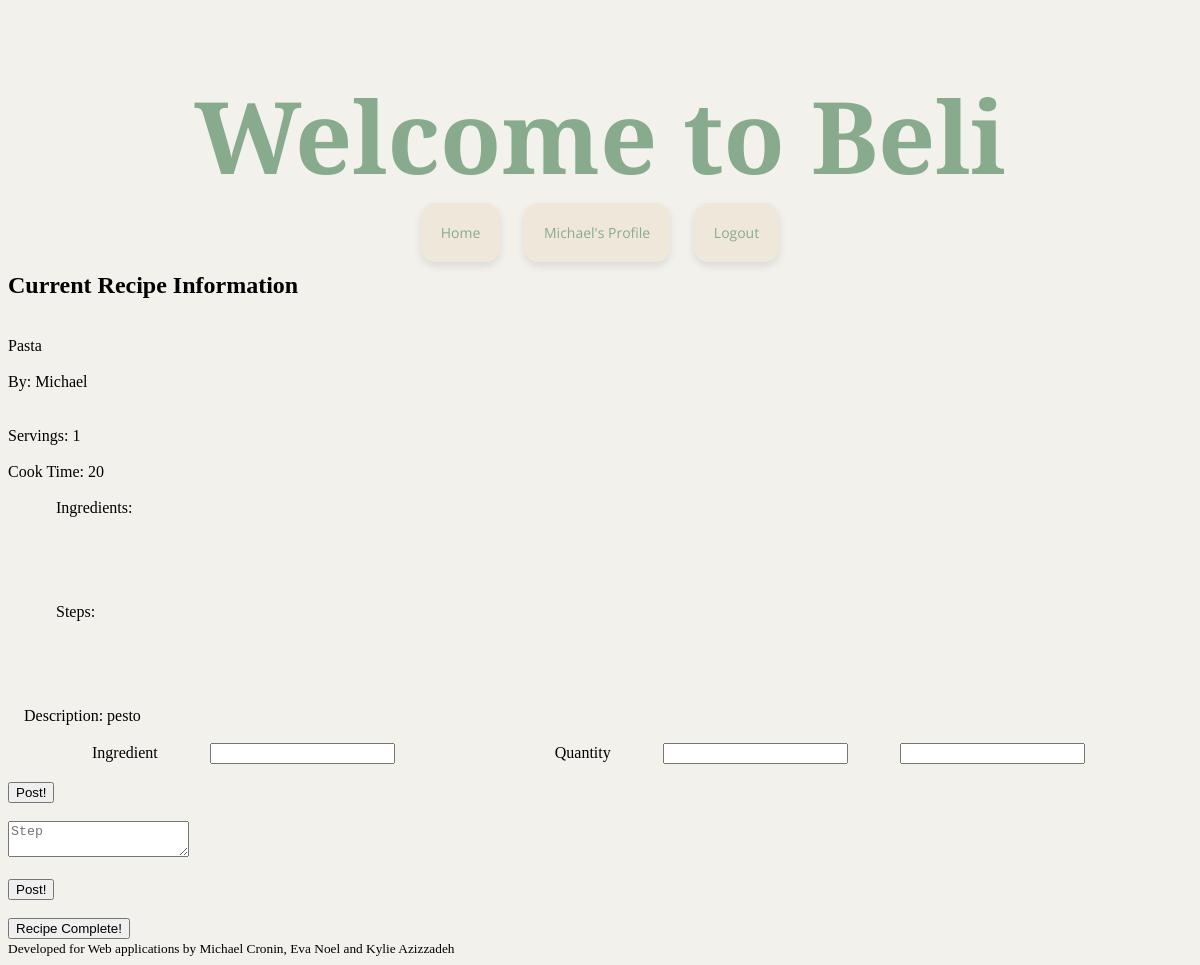
/recipe_creation/1 (signed in), run on an earlier commit of the app's database.
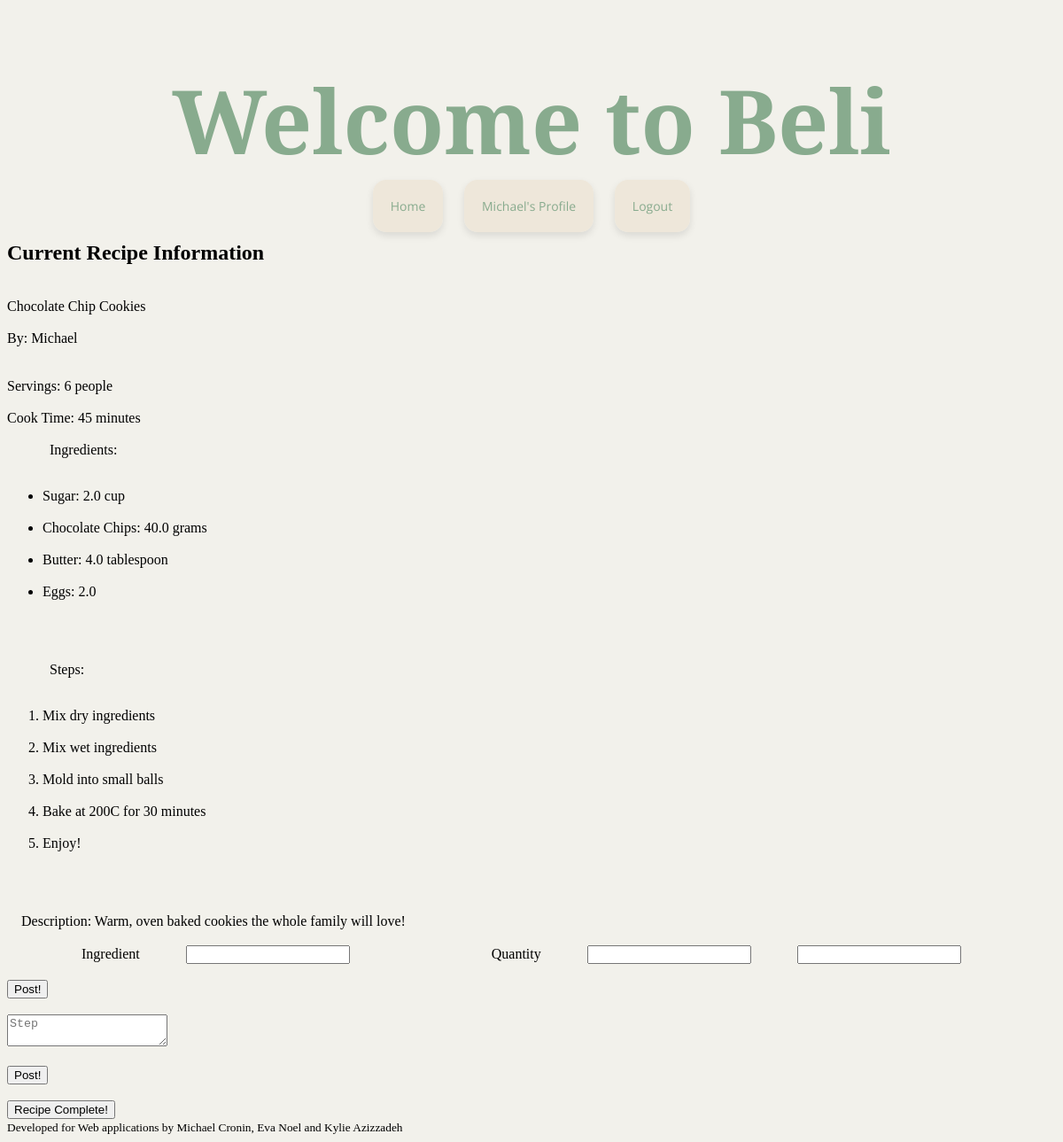
And on a later commit of the database.
### beli/model.py (models this page shows)
class Recipe(db.Model):
    id = db.Column(db.Integer, primary_key=True)
    title = db.Column(db.String(512), nullable=False)
    description = db.Column(db.Text, nullable=False)
    servings = db.Column(db.Integer, nullable=False)
    cook_time = db.Column(db.Integer, nullable=False)
    user_id = db.Column(db.Integer, db.ForeignKey('user.id'), nullable=False)
    complete = db.Column(db.Boolean, nullable=False)
    user = db.relationship('User', back_populates='recipes')
    quantified_ingredients = db.relationship('QuantifiedIngredient', back_populates='recipe')
    steps = db.relationship('Step', back_populates='recipe')
    ratings = db.relationship('Rating', back_populates='recipe')
    bookmarks = db.relationship('Bookmark', back_populates='recipe')
    photos = db.relationship('Photo', back_populates='recipe')

class QuantifiedIngredient(db.Model):
    id = db.Column(db.Integer, primary_key=True)
    amount = db.Column(db.Float, nullable=False)
    unit = db.Column(db.String(64), nullable=False)
    ingredient_id = db.Column(db.Integer, db.ForeignKey('ingredient.id'), nullable=False)
    ingredient = db.relationship('Ingredient', back_populates='quantified_ingredients')
    recipe_id = db.Column(db.Integer, db.ForeignKey('recipe.id'), nullable=False)
    recipe = db.relationship('Recipe', back_populates='quantified_ingredients')

class Ingredient(db.Model):
    id = db.Column(db.Integer, primary_key=True)
    name = db.Column(db.String(512), nullable=False)
    quantified_ingredients = db.relationship('QuantifiedIngredient', back_populates='ingredient')

class Step(db.Model):
    id = db.Column(db.Integer, primary_key=True)
    description = db.Column(db.Text, nullable=False)
    order = db.Column(db.Integer, nullable=False)
    recipe_id = db.Column(db.Integer, db.ForeignKey('recipe.id'), nullable=False)
    recipe = db.relationship('Recipe', back_populates='steps')

### beli/main.py (the view)
@bp.route("/recipe_creation/<int:recipe_id>", methods=['GET'])
@flask_login.login_required
def recipe_creation(recipe_id):
    recipe = db.get_or_404(model.Recipe, recipe_id)
    query = db.select(model.Ingredient)
    ingredients = db.session.execute(query).scalars().all()
    query2 = db.select(model.Step).where((model.Step.recipe_id == recipe_id)).order_by(model.Step.order)
    steps = db.session.execute(query2).scalars().all()
    return render_template("main/recipe_creation.html", recipe = recipe, ingredients = ingredients, steps = steps)

### beli/__init__.py (called while the page is built)
def create_app(test_config=None):
    app = Flask(__name__)
    app.config["SECRET_KEY"] = "93220d9b340cf9a6c39bac99cce7daf220167498f91fa"
    from . import main
    from . import auth
    app.config["SQLALCHEMY_DATABASE_URI"] = "sqlite:///microblog.db"
    db.init_app(app)
    login_manager = LoginManager()
    login_manager.login_view = 'auth.login'
    login_manager.init_app(app)
    from . import model
    @login_manager.user_loader
    def load_user(user_id):
        return db.session.get(model.User, int(user_id))
    app.register_blueprint(main.bp)
    app.register_blueprint(auth.bp)
    return app

### beli/templates/main/recipe_creation.html (shortened to what this page needs)
{% extends 'base.html' %}
{% block create %}
<h2>Current Recipe Information</h2>
<div class="message">
    <span>
        <div class="title">{{ recipe.title }}</div>
        <div class="author">By: {{ recipe.user.name }}</a>
        </div>
    </span>
    <div class="metadata">
        <div class="servings">Servings: {{ recipe.servings }}</div>
        <div class="cooktime">Cook Time: {{ recipe.cook_time }}</div>
        <div class="ingredients">
            Ingredients:
            <ul>
                {% for qi in recipe.quantified_ingredients %}
                    <li>{{ qi.ingredient.name }}: {{ qi.amount }} {{ qi.unit }}</li>
                {% endfor %}
            </ul>
        </div>
        <div class="steps">
            Steps:
            <ol>
                {% for step in steps %}
                    <li>{{ step.description }}</li>
                {% endfor %}
            </ol>
        </div>
    </div>
    <span class="description">Description: {{ recipe.description }}</span>
</div>
<form action="{{ url_for('main.new_ingredient', recipe_id = recipe.id) }}" method="post">
    <div>
        <label>
            Ingredient
            <input type = "text" name = "ingredient" list = "ingredients">
        </label>
        <label>
            Quantity
            <input type = "text" name = "amount">
            <input type = "text" name = "quantity" list = "quantities">
        </label>
    </div>
    <div><input type="submit" value="Post!"/></div>
</form>
<form action="{{ url_for('main.new_step', recipe_id = recipe.id) }}" method="post">
    <div><textarea placeholder="Step" name="step"></textarea></div>
    <div><input type="submit" value="Post!"/></div>
</form>
<form action="{{ url_for('main.complete_recipe', recipe_id = recipe.id) }}" method="post">
    <div><input type="submit" value="Recipe Complete!"/></div>
</form>
{% endblock %}

What changed in the data, as far as the page shows it:
changed Recipe: title "Pasta" → "Chocolate Chip Cookies"; servings "1" → "6 people"; cook_time "20" → "45 minutes"; description "pesto" → "Warm, oven baked cookies the whole family will love!"
now on this page (row edited): QuantifiedIngredient: ingredient.name "Sugar", amount "2.0", unit "cup"
now on this page (row edited): QuantifiedIngredient: ingredient.name "Chocolate Chips", amount "40.0", unit "grams"
now on this page (row edited): QuantifiedIngredient: ingredient.name "Butter", amount "4.0", unit "tablespoon"
now on this page (row edited): QuantifiedIngredient: ingredient.name "Eggs", amount "2.0"
now on this page (row edited): Step: description "Mix dry ingredients"
now on this page (row edited): Step: description "Mix wet ingredients"
now on this page (row edited): Step: description "Mold into small balls"
now on this page (row edited): Step: description "Bake at 200C for 30 minutes"
now on this page (row edited): Step: description "Enjoy!"
